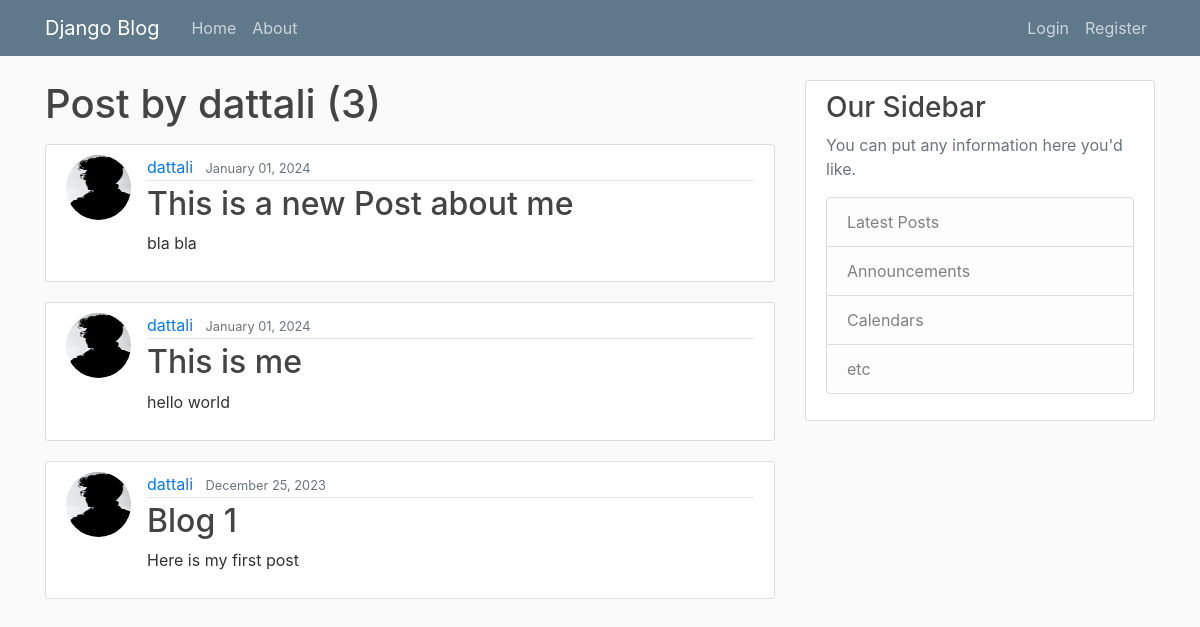
Page /user/dattali/ on the earlier database version.
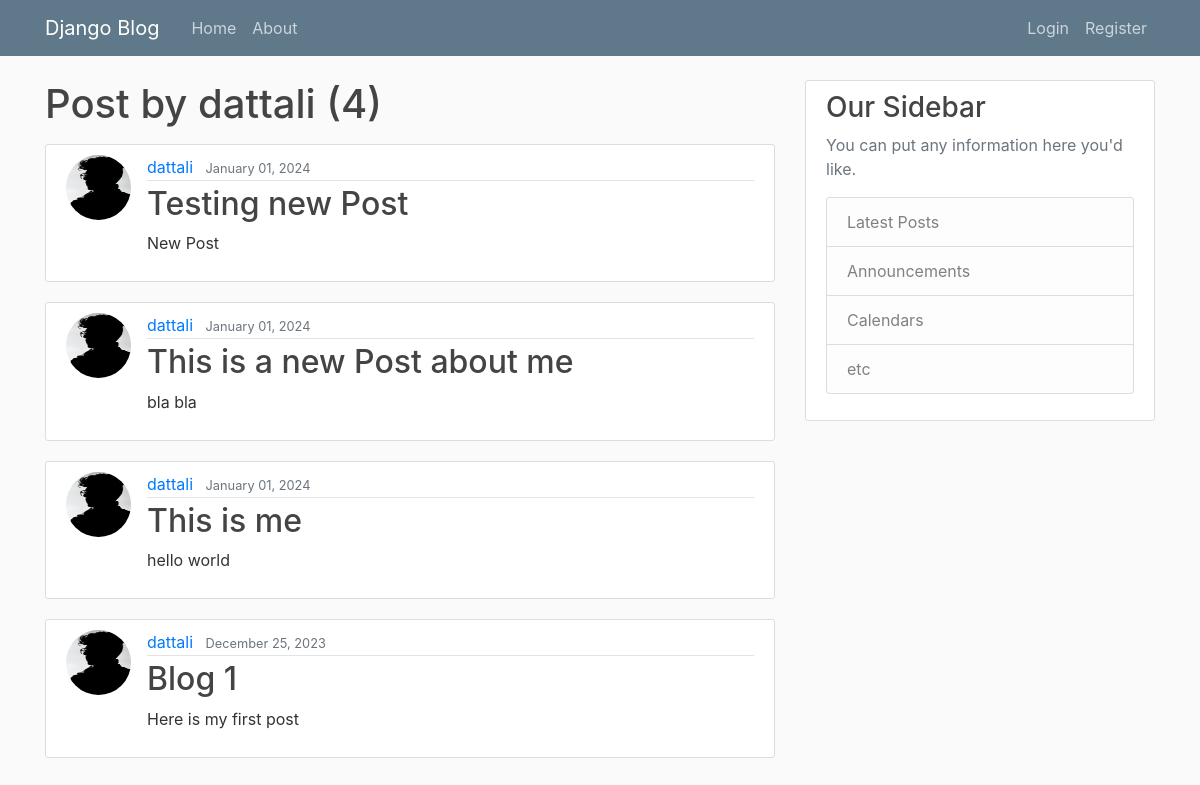
Same page on the later database version.
### blog/models.py (models this page shows, shortened)
class Post(models.Model):
    title = models.CharField(max_length=100)
    content = models.TextField()
    date_posted = models.DateTimeField(default=timezone.now)
    author = models.ForeignKey(User, on_delete=models.CASCADE)

### users/models.py (models this page shows, shortened)
class Profile(models.Model):
    user = models.OneToOneField(User, on_delete=models.CASCADE)
    image = models.ImageField(default='default.jpg', upload_to='profile_pics')

### blog/views.py (the view)
# urls.py: path('user/<str:username>/', UserPostListView.as_view(), name='user-posts'),
class UserPostListView(ListView):
    model = Post
    template_name = 'blog/user_posts.html'  # <app>/<mode>_<view_type>.html
    context_object_name = 'posts'
    paginate_by = 5
    def get_queryset(self):
        user = get_object_or_404(User, username=self.kwargs.get('username'))
        return Post.objects.filter(author=user).order_by('-date_posted')

### blog/templates/blog/user_posts.html (shortened to what this page needs)
{% extends "blog/base.html" %}
{% block content %}
    <h1 class="mb-3">Post by {{ view.kwargs.username }} ({{ page_obj.paginator.count }})</h1>
    {% for post in posts %}
        <article class="media content-section">
            <img src="{{ post.author.profile.image.url }}" alt="profile picture" class="rounded-circle article-img">
            <div class="media-body">
                <div class="article-metadata">
                    <a class="mr-2" href="{% url "user-posts" post.author.username %}">{{ post.author }}</a>
                    <small class="text-muted">{{ post.date_posted|date:"F d, Y" }}</small>
                </div>
                <h2><a class="article-title" href="{% url "post-detail" post.id %}">{{ post.title }}</a></h2>
                <p class="article-content">{{ post.content }}</p>
            </div>
        </article>
    {% endfor %}
{% endblock %}

Differences in the rows shown:
added Post: author.profile.image (picture), author "dattali", date_posted "January 01, 2024", title "Testing new Post", content "New Post"
Other differences:
{{ page_obj.paginator.count }}: "3" → "4"
